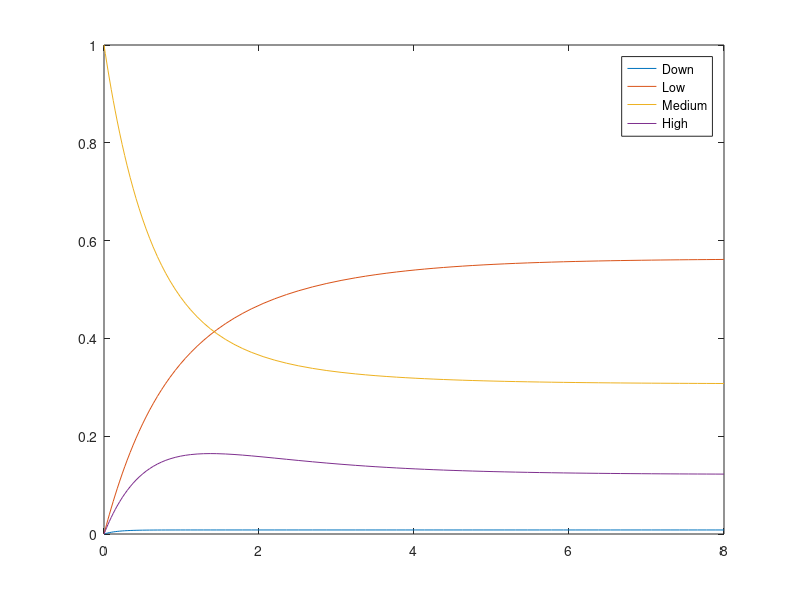
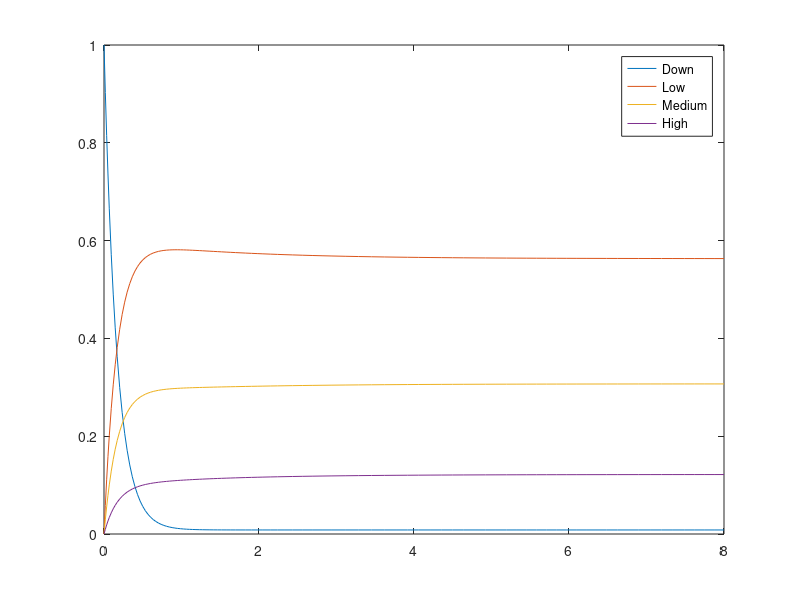

MATLAB code to generate these figures, in order:
Q = [
    -6 3.6 1.8 0.6;
    0.05 -0.38 0.33 0;
    0.05 0.6 -1.05 0.4;
    0.05 0 1 -1.05;
];


p0 = [0 0 1 0];


[t, sol] = ode45(@(t,x) Q' * x, [0 8], p0');

plot(t, sol)
legend("Down", "Low", "Medium", "High");



p0 = [1 0 0 0];


figure(2);
[t, sol] = ode45(@(t,x) Q' * x, [0 8], p0');
plot(t, sol);

legend("Down", "Low", "Medium", "High");

